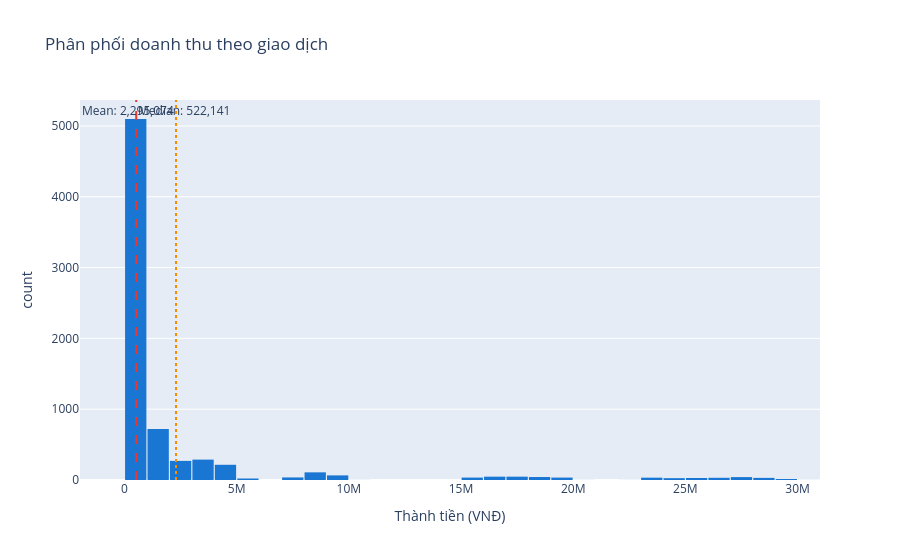

Notebook cell for this chart:
### Code cell
# Histogram phân phối doanh thu
fig = px.histogram(
    df, x="THANHTIEN", nbins=60,
    title="Phân phối doanh thu theo giao dịch",
    labels={"THANHTIEN": "Thành tiền (VNĐ)", "count": "Số giao dịch"},
    color_discrete_sequence=["#1976d2"],
)
fig.add_vline(x=overall_stats["median"], line_dash="dash", line_color="#e53935",
              annotation_text=f"Median: {overall_stats['median']:,.0f}", annotation_position="top right")
fig.add_vline(x=overall_stats["mean"], line_dash="dot", line_color="#fb8c00",
              annotation_text=f"Mean: {overall_stats['mean']:,.0f}", annotation_position="top left")
fig.update_layout(bargap=0.05)
fig.show()

### Figure 1 — Plotly figure (JSON) as saved in the notebook; plotly's stock layout.template omitted (floating-point values rounded to 4 significant figures; data arrays with more than 128 entries replaced by an {"elided": "..."} marker saying what was removed)
{"data": [{"bingroup": "x", "hovertemplate": "Thành tiền (VNĐ)=%{x}<br>count=%{y}<extra></extra>", "legendgroup": "", "marker": {"color": "#1976d2", "pattern": {"shape": ""}}, "name": "", "nbinsx": 60, "orientation": "v", "showlegend": false, "type": "histogram", "x": {"elided": "7233 float values"}, "xaxis": "x", "yaxis": "y"}], "layout": {"annotations": [{"showarrow": false, "text": "Median: 522,141", "x": 522141, "xanchor": "left", "xref": "x", "y": 1, "yanchor": "top", "yref": "y domain"}, {"showarrow": false, "text": "Mean: 2,295,074", "x": 2295000.0, "xanchor": "right", "xref": "x", "y": 1, "yanchor": "top", "yref": "y domain"}], "bargap": 0.05, "barmode": "relative", "legend": {"tracegroupgap": 0}, "shapes": [{"line": {"color": "#e53935", "dash": "dash"}, "type": "line", "x0": 522141, "x1": 522141, "xref": "x", "y0": 0, "y1": 1, "yref": "y domain"}, {"line": {"color": "#fb8c00", "dash": "dot"}, "type": "line", "x0": 2295000.0, "x1": 2295000.0, "xref": "x", "y0": 0, "y1": 1, "yref": "y domain"}], "title": {"text": "Phân phối doanh thu theo giao dịch"}, "xaxis": {"anchor": "y", "domain": [0, 1], "title": {"text": "Thành tiền (VNĐ)"}}, "yaxis": {"anchor": "x", "domain": [0, 1], "title": {"text": "count"}}}}
